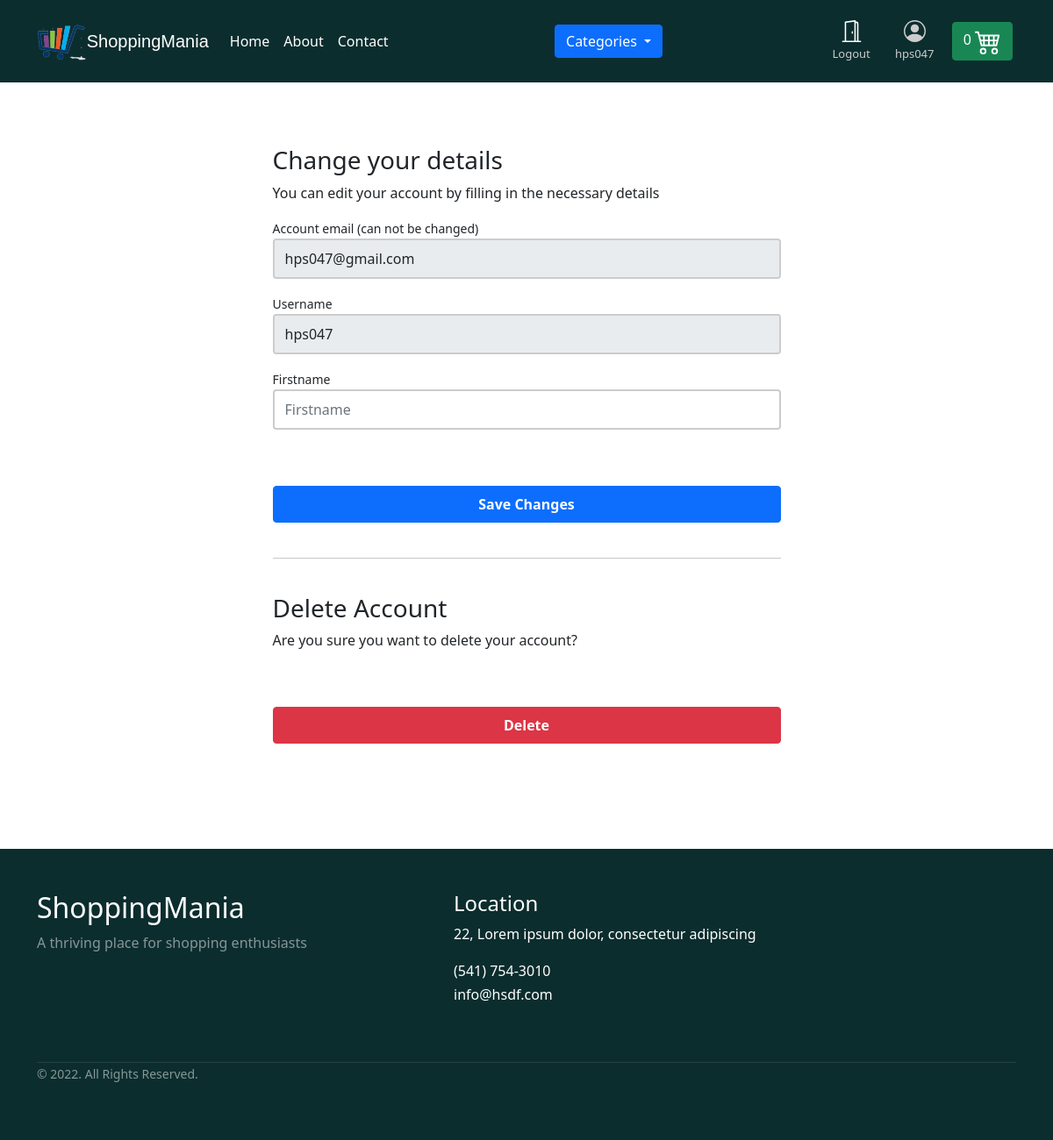
Page /account/profile/edit/ (signed in) on the committed database.
### account/models.py (models this page shows, shortened)
class UserBase(AbstractBaseUser,PermissionsMixin):
    email = models.EmailField(_('email address'),unique=True)
    user_name = models.CharField(max_length=150,unique=True)
    first_name = models.CharField(max_length=160,blank=True)
    about = models.TextField(_('about'),max_length=500,blank=True)
    country = CountryField()
    phone_number = models.CharField(max_length=15, blank=True)
    postcode = models.CharField(max_length=15,blank=True)
    address_1 = models.CharField(max_length=250,blank=True)
    address_2 = models.CharField(max_length=250,blank=True)
    town_city = models.CharField(max_length=250,blank=True)
    is_active = models.BooleanField(default=False)
    is_staff = models.BooleanField(default=False)
    created = models.DateTimeField(auto_now_add = True, blank=True)
    updated = models.DateTimeField(auto_now=True,blank=True)
    objects = CustomAccountManager()
    USERNAME_FIELD = 'email'
    REQUIRED_FIELDS = ['user_name']
    class Meta:
        verbose_name = 'Accounts'
        verbose_name_plural = 'Accounts'
    def __str__(self):
        return self.user_name

### account/views.py (the view)
# urls.py: path('profile/edit/',views.edit_details,name='edit_details'),
@login_required
def edit_details(request):
    if request.method == 'POST':
        user_form = UserEditForm(instance=request.user, data=request.POST)
        if user_form.is_valid():
            print('yes it is ')
            user_form.save()
        else:
            print(user_form.errors)
            print('nombbn')
    else:
        user_form = UserEditForm(instance=request.user)
        print('yes nogkjd')
    return render(request,
                  'account/user/edit_details.html', {'user_form': user_form})

### account/forms.py
class UserEditForm(forms.ModelForm):
    email = forms.EmailField(
        label='Account email (can not be changed)', max_length=200, widget=forms.TextInput(
            attrs={'class': 'form-control mb-3', 'placeholder': 'email', 'id': 'form-email', 'readonly': 'readonly'}))
    user_name = forms.CharField(
        label='Username', min_length=4, max_length=50, widget=forms.TextInput(
            attrs={'class': 'form-control mb-3', 'placeholder': 'Username', 'id': 'form-username', 'readonly': 'readonly'}))
    first_name = forms.CharField(
        label='Firstname', min_length=4, max_length=50, widget=forms.TextInput(
            attrs={'class': 'form-control mb-3', 'placeholder': 'Firstname', 'id': 'form-firstname'}))
    class Meta:
        model = UserBase
        fields = ('email', 'user_name', 'first_name',)
    def __init__(self, *args, **kwargs):
        super().__init__(*args, **kwargs)
        self.fields['user_name'].required = True
        self.fields['email'].required = True

### cart/cart.py (called while the page is built)
    def __len__(self):
        return sum(int(item['qty']) for item in self.cart.values())

### cart/context_processors.py (called while the page is built)
def cart(request):
    return {'cart':Cart(request)}

### products/context_processors.py (called while the page is built)
def categories(request):
    return {
        'categories':Category.objects.all()
    }

### products/models.py (called while the page is built)
    def get_absolute_url(self):
        return reverse('products:category_list',args=[self.slug_title,])

### templates/account/user/edit_details.html (shortened to what this page needs)
{% extends 'base.html' %}
{% load static %}
{% block stylesheet %}
<link rel="stylesheet" href="{% static 'css/register_styles.css' %}">
{% endblock %}
{% block content %}
<div class="container-fluid">
    <div class="row no-gutter">
        <div class="col-md-12">
            <div class="login d-flex align-items-center py-5">
                <div class="container">
                    <div class="row">
                        <div class="col-12 col-lg-7 mx-auto">
                            <form method="post" class="account-form px-4 pt-4" enctype="multipart/form-data">
                                {% if user_form.is_valid %}
                                <div class="alert alert-success" role="alert">
                                    Details successfully updated!
                                </div>
                                <p class="small text-center pt-0">
                                    <a href="{% url 'account:dashboard' %}">Back to Dashboard</a>
                                </p>
                                {% else %}
                                <h3>Change your details</h3>
                                <p>You can edit your account by filling in the necessary details</p>
                                {% endif %}
                                <label class="small font-weight-bold">{{user_form.email.label}}</label>
                                {{user_form.email}}
                                <label class="small font-weight-bold">{{user_form.user_name.label}}</label>
                                {{user_form.user_name}}
                                <label class="small font-weight bold">{{user_form.first_name.label}}</label>
                                {{user_form.first_name}}
                                <button class="btn btn-primary btn-block py-2 mb-4 mt-5 fw-bold w-100" type="submit" value="Save Changes">
                                    Save Changes
                                </button>
                                <hr class="mb-3">
                            </form>
                            <form action="{% url 'account:delete_user' %}" method="post" class="account-form px-4">
                                <p class="h3 pt-4 font-weight-bold">Delete Account</p>
                                <p>Are you sure you want to delete your account?</p>
                                <button type="submit" role="button" class="btn btn-danger btn-block py-2 mb-4 mt-5 fw-bold w-100">Delete</button>
                            </form>
                        </div>
                    </div>
                </div>
            </div>
        </div>
    </div>
</div>
{% endblock %}

### templates/base.html (shortened to what this page needs)
{% load static %}
<!DOCTYPE html>
<html lang="en">
<head>
  <link rel="stylesheet" href="{% static 'css/home_styles.css' %}">
  <link href="https://cdn.jsdelivr.net/npm/bootstrap@5.0.2/dist/css/bootstrap.min.css" rel="stylesheet"
>
  {% block stylesheet %}
  {% endblock %}
</head>
<body style="height:100%">
  <header class="p-3  nav">
    <div class="container">
      <div class="d-flex flex-wrap align-items-center justify-content-center justify-content-lg-start">
        <a href="{% static 'img/shoppingMania.png' %}">
          <img src="{%static 'img/shoppingMania.png' %}" height="50px" alt="">
        </a>
        <a class="navbar-brand"
          style="cursor: pointer;color:white; font-family:'Gill Sans', 'Gill Sans MT', Calibri, 'Trebuchet MS', sans-serif"
          href="/">
          ShoppingMania
        </a>
        <ul class="nav col-12 col-lg-auto me-lg-auto mb-2 justify-content-center mb-md-0">
          <li><a href="/"
              class="nav-link px-2 {% if request.path == '/' %}text-secondary{% else %}text-white{%endif%}">Home</a>
          </li>
          <li><a href="#"
              class="nav-link px-2 {% if request.path == '/features' %}text-secondary{% else %}text-white{%endif%}">About</a>
          </li>
          <li><a href="#"
              class="nav-link px-2 {% if request.path == '/pricing' %}text-secondary{% else %}text-white{%endif%}">Contact</a>
          </li>
        </ul>
        <div class="dropdown nav col-12 col-lg-auto me-lg-auto mb-2 justify-content-center mb-md-0">
          <a class="btn btn-primary dropdown-toggle" href="#" role="button" id="dropdownMenuLink"
            data-bs-toggle="dropdown" aria-expanded="false">
            Categories
          </a>
        </div>
        <div class="text-end">
          {% if user.is_authenticated %}
          <a type="button" role="button" href="{% url 'account:logout' %}" class="btn btn-outline-secondary border-0 basket-btn" style="text-decoration:none">
            <div>
          </div>
          <span class="fs15 fw500" style="font-size:small; color:#ccc">Logout</span>
        </a>
        <a type="button" role="button" href="{% url 'account:dashboard' %}" class="btn btn-outline-secondary border-0 basket-btn" style="text-decoration:none">
          <div>
        </div>
        <span class="fs15 fw500" style="font-size:small; color:#ccc">{{request.user}}</span>
      </a>
          {% endif %}
          {% if user.is_authenticated %}
          <a type="button" role="button" class="btn btn-success m-1" href="{% url 'cart:cart_catalog' %}">
                <div id="cart-qty" class="d-inline-flex">
                  {{cart|length}}
                </div>
          </a>
          {% endif %}
        </div>
      </div>
    </div>
  </header>
  <div class="content" style="height:100%">{% block content %}{% endblock %}</div>
  <div class="mt-5 pt-5 pb-5 footer">
    <div class="container">
      <div class="row">
        <div class="col-lg-5 col-xs-12 about-company">
          <h2>ShoppingMania</h2>
          <p class="pr-5 text-white-50">A thriving place for shopping enthusiasts </p>
        </div>
        <div class="col-lg-4 col-xs-12 location">
          <h4 class="mt-lg-0 mt-sm-4">Location</h4>
          <p>22, Lorem ipsum dolor, consectetur adipiscing</p>
          <p class="mb-0">(541) 754-3010</p>
          <p>info@hsdf.com</p>
        </div>
      </div>
      <div class="row mt-5">
        <div class="col copyright">
          <p class=""><small class="text-white-50">© 2022. All Rights Reserved.</small></p>
        </div>
      </div>
    </div>
    </div>
</body>
</html>

### static/css/home_styles.css (style rules this page uses)
.nav { background-color: rgb(12, 45, 46); }
.footer { background: rgb(12, 45, 46); color: white; }
.footer .copyright p { border-top: 1px solid rgba(255, 255, 255, .1); }

### static/css/register_styles.css (style rules this page uses)
.account-form input { border:2px solid #ccc; height: calc(2em + .75rem + 2px); }

### rows in the picture
UserBase: user "hps047", email "hps047@gmail.com", user_name "hps047"

### other values in the picture
{{ cart|length }} "0"
{{ user_form.email.label }} "Account email (can not be changed)"
{{ user_form.user_name.label }} "Username"
{{ user_form.first_name.label }} "Firstname"
